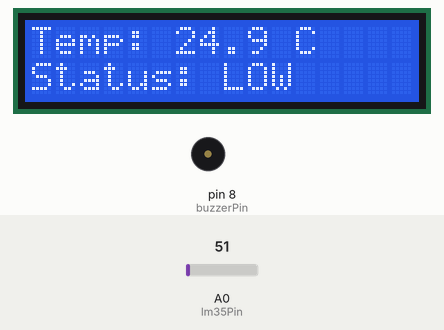
Bench run of a sketch on a simulated Arduino Uno, built with avr-gcc and run on an emulated ATmega328P. Shown: 16×2 character LCD, buzzer (waves = sounding, pin HIGH). The test bench sets the inputs (shaded band); at power-on: A0 (lm35Pin) = 51.

Above: at 3.2 s.
3.3 s: A0 (lm35Pin) set to 73
At 5.3 s:
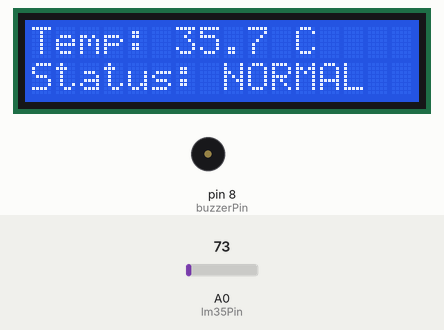
7.1 s: A0 (lm35Pin) set to 84
At 9.0 s:
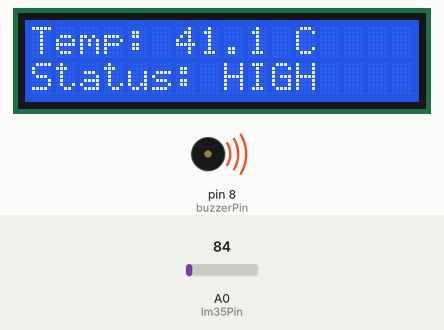
10.9 s: A0 (lm35Pin) set to 71
At 11.4 s:
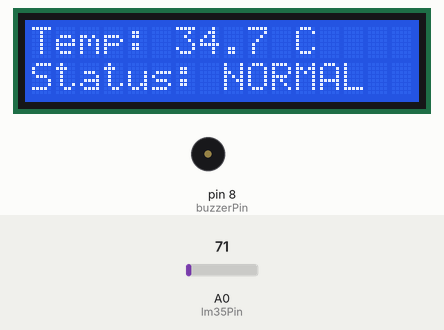
Timing chart, 0 to 13.9 s (numbered marks = the images above; inputs shaded):
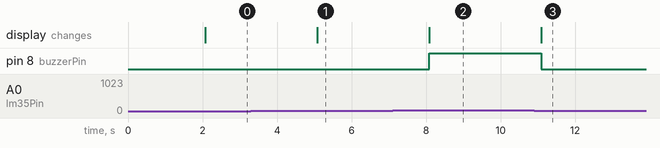

Measured:
- the behaviour switches between 79 and 80 on A0 (lm35Pin) (found by bisection; images 1 and 2)
- after the input at 3.3 s, the display: changes after 1.8 s (image 1)
- after the input at 7.1 s, pin 8 (buzzerPin): LOW → HIGH after 0.98 s; the display: changes after 0.98 s (image 2)
- after the input at 10.9 s, pin 8 (buzzerPin): HIGH → LOW after 0.18 s; the display: changes after 0.18 s (image 3)

The sketch:

tempm_copy_20260319160721.ino
```cpp
#include <LiquidCrystal.h>

// RS, EN, D4, D5, D6, D7
LiquidCrystal lcd(12, 11, 5, 4, 3, 2);

const int lm35Pin = A0;
const int buzzerPin = 8;

void setup() {
  pinMode(buzzerPin, OUTPUT);
  digitalWrite(buzzerPin, LOW);

  lcd.begin(16, 2);
  lcd.setCursor(0, 0);
  lcd.print("Temp Monitor");
  delay(2000);
  lcd.clear();
}

void loop() {
  int sensorValue = analogRead(lm35Pin);

  // Correct LM35 Celsius formula
  float voltage = sensorValue * (5.0 / 1023.0);
  float temperature = voltage * 100.0;  // 10mV per °C

  lcd.setCursor(0, 0);
  lcd.print("Temp: ");
  lcd.print(temperature, 1); // 1 decimal place
  lcd.print(" C   ");

  lcd.setCursor(0, 1);

  if (temperature > 39.0) {
    lcd.print("Status: HIGH   ");
    digitalWrite(buzzerPin, HIGH);
  }
  else if (temperature >= 33.0 && temperature <= 39.0) {
    lcd.print("Status: NORMAL ");
    digitalWrite(buzzerPin, LOW);
  }
  else {
    lcd.print("Status: LOW    ");
    digitalWrite(buzzerPin, LOW);
  }

  delay(3000);
}
```
